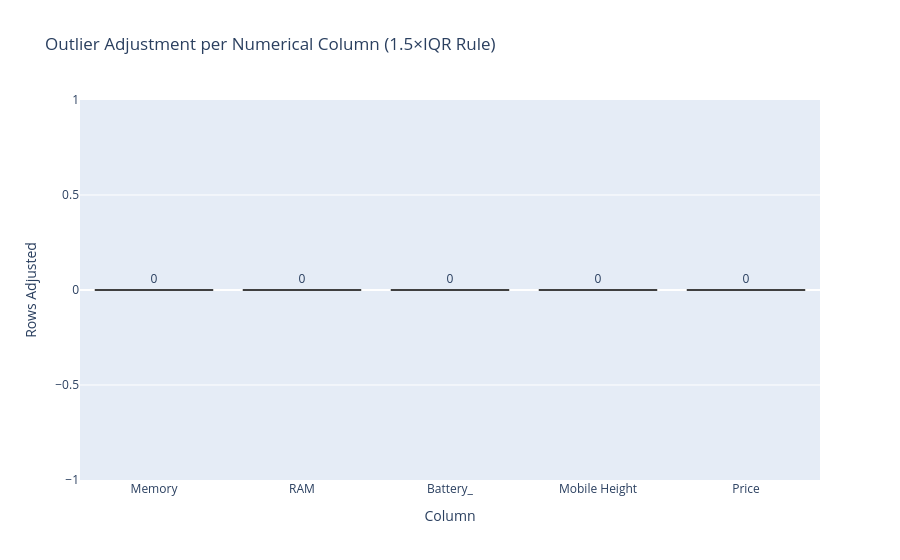

Write notebook code for a chart like this one.
### Code cell
#Determine Outliers from Numerical Columns using scipy iqr and handle them
numCols = ['Memory', 'RAM', 'Battery_', 'Mobile Height', 'Price']
outlier_indices = {}    
for col in numCols:
    col_IQR = iqr(df[col])
    lower_bound = df[col].quantile(0.25) - 1.5 * col_IQR
    upper_bound = df[col].quantile(0.75) + 1.5 * col_IQR
    outlier_indices[col] = df[(df[col] < lower_bound) | (df[col] > upper_bound)].index.tolist()
    outliers = df.loc[outlier_indices[col]]             #
    if outliers.shape[0]<5 and outliers.shape[0] > 0 and col != 'Price':  # Only remove outliers if less than 5 and not Price
        print(f'Number of Outliers in {col}: {outliers.shape[0]} (Displaying first 10 outliers)')
        df = df[(df[col] >= lower_bound) & (df[col] <= upper_bound)] 
        print('Outliers Removed')
    else:
        #replace outliers with median
        median_value = df[col].median()
        df.loc[outlier_indices[col], col] = median_value
        print(f'Replacing outliers in {col} with median value: {median_value}')
        
if any(len(indices) > 0 for indices in outlier_indices.values()):
    print('Outliers detected in the dataset.')   

# Bar chart — rows removed/Replaced per column
RemRepPerCol = {col: len(indices) for col, indices in outlier_indices.items()}
remrepDf = pd.DataFrame({
    'Column': list(RemRepPerCol.keys()),
    'Rows Adjusted': list(RemRepPerCol.values())
})
fig = px.bar(
    remrepDf, x='Column', y='Rows Adjusted', color='Column',
    color_discrete_sequence=px.colors.qualitative.Plotly,
    title='Outlier Adjustment per Numerical Column (1.5×IQR Rule)',
    text='Rows Adjusted',
    hover_data={'Column': True, 'Rows Adjusted': True}
)
fig.update_traces(textposition='outside', marker_line_color='black', marker_line_width=1)
fig.update_layout(showlegend=False, xaxis_title='Column', yaxis_title='Rows Adjusted')
fig.show()

### Figure 1 — Plotly figure (JSON) as saved in the notebook; plotly's stock layout.template omitted (floating-point values rounded to 4 significant figures)
{"data": [{"hovertemplate": "Column=%{x}<br>Rows Adjusted=%{text}<extra></extra>", "legendgroup": "Memory", "marker": {"color": "#636EFA", "line": {"color": "black", "width": 1}, "pattern": {"shape": ""}}, "name": "Memory", "orientation": "v", "showlegend": true, "text": [0.0], "textposition": "outside", "type": "bar", "x": ["Memory"], "xaxis": "x", "y": [0], "yaxis": "y"}, {"hovertemplate": "Column=%{x}<br>Rows Adjusted=%{text}<extra></extra>", "legendgroup": "RAM", "marker": {"color": "#EF553B", "line": {"color": "black", "width": 1}, "pattern": {"shape": ""}}, "name": "RAM", "orientation": "v", "showlegend": true, "text": [0.0], "textposition": "outside", "type": "bar", "x": ["RAM"], "xaxis": "x", "y": [0], "yaxis": "y"}, {"hovertemplate": "Column=%{x}<br>Rows Adjusted=%{text}<extra></extra>", "legendgroup": "Battery_", "marker": {"color": "#00CC96", "line": {"color": "black", "width": 1}, "pattern": {"shape": ""}}, "name": "Battery_", "orientation": "v", "showlegend": true, "text": [0.0], "textposition": "outside", "type": "bar", "x": ["Battery_"], "xaxis": "x", "y": [0], "yaxis": "y"}, {"hovertemplate": "Column=%{x}<br>Rows Adjusted=%{text}<extra></extra>", "legendgroup": "Mobile Height", "marker": {"color": "#AB63FA", "line": {"color": "black", "width": 1}, "pattern": {"shape": ""}}, "name": "Mobile Height", "orientation": "v", "showlegend": true, "text": [0.0], "textposition": "outside", "type": "bar", "x": ["Mobile Height"], "xaxis": "x", "y": [0], "yaxis": "y"}, {"hovertemplate": "Column=%{x}<br>Rows Adjusted=%{text}<extra></extra>", "legendgroup": "Price", "marker": {"color": "#FFA15A", "line": {"color": "black", "width": 1}, "pattern": {"shape": ""}}, "name": "Price", "orientation": "v", "showlegend": true, "text": [0.0], "textposition": "outside", "type": "bar", "x": ["Price"], "xaxis": "x", "y": [0], "yaxis": "y"}], "layout": {"barmode": "relative", "legend": {"title": {"text": "Column"}, "tracegroupgap": 0}, "showlegend": false, "title": {"text": "Outlier Adjustment per Numerical Column (1.5×IQR Rule)"}, "xaxis": {"anchor": "y", "categoryarray": ["Memory", "RAM", "Battery_", "Mobile Height", "Price"], "categoryorder": "array", "domain": [0, 1], "title": {"text": "Column"}}, "yaxis": {"anchor": "x", "domain": [0, 1], "title": {"text": "Rows Adjusted"}}}}
